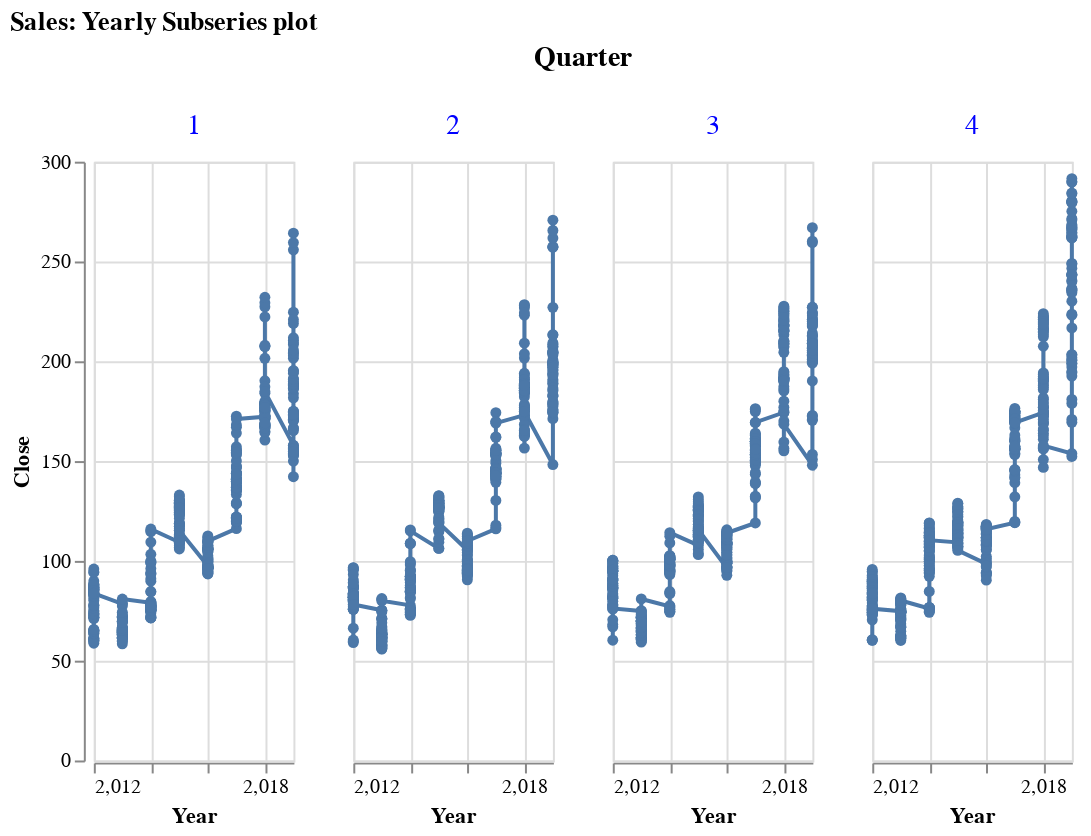

Notebook cell for this chart:
### Code cell
alt.Chart(data).mark_line(
    point=True
).encode(
    x='Year',
    y='Close',
    column = 'Quarter'
     
).properties(
    title="Sales: Yearly Subseries plot",
    width=100).configure_header(
    titleColor='black',
    titleFontSize=14,
    labelColor='blue',
    labelFontSize=14
)

### Figure 1 — Vega-Lite specification as saved in the notebook (floating-point values rounded to 4 significant figures; data arrays with more than 128 entries replaced by an {"elided": "..."} marker saying what was removed)
{"config": {"view": {"continuousWidth": 400, "continuousHeight": 300}, "header": {"labelColor": "blue", "labelFontSize": 14, "titleColor": "black", "titleFontSize": 14}}, "data": {"name": "data-f437f3416ab32f4a490de4ccc7c4d141"}, "mark": {"type": "line", "point": true}, "encoding": {"column": {"field": "Quarter", "type": "quantitative"}, "x": {"field": "Year", "type": "quantitative"}, "y": {"field": "Close", "type": "quantitative"}}, "title": "Sales: Yearly Subseries plot", "width": 100, "$schema": "https://vega.github.io/schema/vega-lite/v4.17.0.json", "datasets": {"data-f437f3416ab32f4a490de4ccc7c4d141": {"elided": "2011 records"}}}
